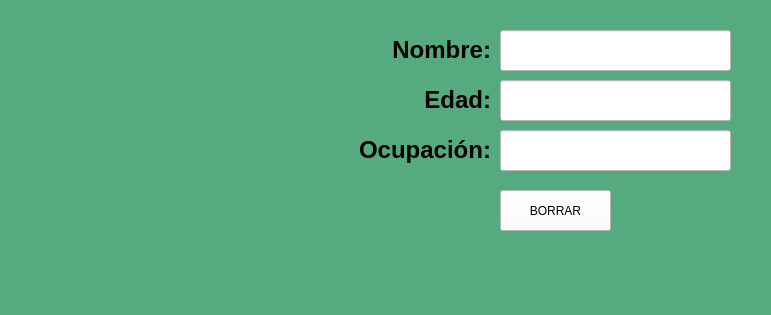
<?xml version="1.0" encoding="UTF-8"?>
<ui version="4.0">
 <class>MainWindow</class>
 <widget class="QMainWindow" name="MainWindow">
  <property name="geometry">
   <rect>
    <x>0</x>
    <y>0</y>
    <width>771</width>
    <height>315</height>
   </rect>
  </property>
  <property name="windowTitle">
   <string>MainWindow</string>
  </property>
  <property name="styleSheet">
   <string notr="true">background-color: rgb(85, 170, 127);</string>
  </property>
  <widget class="QWidget" name="centralwidget">
   <widget class="QLineEdit" name="txt_Nombre">
    <property name="geometry">
     <rect>
      <x>500</x>
      <y>30</y>
      <width>231</width>
      <height>41</height>
     </rect>
    </property>
    <property name="font">
     <font>
      <pointsize>12</pointsize>
      <weight>75</weight>
      <bold>true</bold>
     </font>
    </property>
    <property name="styleSheet">
     <string notr="true">background-color: rgb(255, 255, 255);</string>
    </property>
    <property name="text">
     <string/>
    </property>
    <property name="alignment">
     <set>Qt::AlignCenter</set>
    </property>
   </widget>
   <widget class="QLabel" name="label">
    <property name="geometry">
     <rect>
      <x>350</x>
      <y>30</y>
      <width>141</width>
      <height>41</height>
     </rect>
    </property>
    <property name="text">
     <string>&lt;html&gt;&lt;head/&gt;&lt;body&gt;&lt;p align=&quot;right&quot;&gt;&lt;span style=&quot; font-size:18pt; font-weight:600;&quot;&gt;Nombre:&lt;/span&gt;&lt;/p&gt;&lt;/body&gt;&lt;/html&gt;</string>
    </property>
   </widget>
   <widget class="QLabel" name="label_2">
    <property name="geometry">
     <rect>
      <x>30</x>
      <y>10</y>
      <width>261</width>
      <height>121</height>
     </rect>
    </property>
    <property name="text">
     <string/>
    </property>
    <property name="pixmap">
     <pixmap>:/Intro/FI_LOGO.png</pixmap>
    </property>
    <property name="scaledContents">
     <bool>true</bool>
    </property>
   </widget>
   <widget class="QLabel" name="label_4">
    <property name="geometry">
     <rect>
      <x>800</x>
      <y>450</y>
      <width>221</width>
      <height>141</height>
     </rect>
    </property>
    <property name="text">
     <string/>
    </property>
    <property name="pixmap">
     <pixmap>:/Principal/vegeta.jpg</pixmap>
    </property>
    <property name="scaledContents">
     <bool>true</bool>
    </property>
   </widget>
   <widget class="QLineEdit" name="txt_Ocupacion">
    <property name="geometry">
     <rect>
      <x>500</x>
      <y>130</y>
      <width>231</width>
      <height>41</height>
     </rect>
    </property>
    <property name="font">
     <font>
      <pointsize>12</pointsize>
      <weight>75</weight>
      <bold>true</bold>
     </font>
    </property>
    <property name="styleSheet">
     <string notr="true">background-color: rgb(255, 255, 255);</string>
    </property>
    <property name="text">
     <string/>
    </property>
    <property name="alignment">
     <set>Qt::AlignCenter</set>
    </property>
   </widget>
   <widget class="QLineEdit" name="txt_Edad">
    <property name="geometry">
     <rect>
      <x>500</x>
      <y>80</y>
      <width>231</width>
      <height>41</height>
     </rect>
    </property>
    <property name="font">
     <font>
      <pointsize>12</pointsize>
      <weight>75</weight>
      <bold>true</bold>
     </font>
    </property>
    <property name="styleSheet">
     <string notr="true">background-color: rgb(255, 255, 255);

</string>
    </property>
    <property name="text">
     <string/>
    </property>
    <property name="alignment">
     <set>Qt::AlignCenter</set>
    </property>
   </widget>
   <widget class="QLabel" name="img">
    <property name="geometry">
     <rect>
      <x>30</x>
      <y>30</y>
      <width>281</width>
      <height>221</height>
     </rect>
    </property>
    <property name="text">
     <string/>
    </property>
    <property name="pixmap">
     <pixmap resource="../Recursos.qrc">:/Logos/Imagenes/WhatsApp Image 2024-02-15 at 8.48.55 PM (2).jpeg</pixmap>
    </property>
    <property name="scaledContents">
     <bool>true</bool>
    </property>
   </widget>
   <widget class="QLabel" name="label_3">
    <property name="geometry">
     <rect>
      <x>350</x>
      <y>80</y>
      <width>141</width>
      <height>41</height>
     </rect>
    </property>
    <property name="text">
     <string>&lt;html&gt;&lt;head/&gt;&lt;body&gt;&lt;p align=&quot;right&quot;&gt;&lt;span style=&quot; font-size:18pt; font-weight:600;&quot;&gt;Edad:&lt;/span&gt;&lt;/p&gt;&lt;/body&gt;&lt;/html&gt;</string>
    </property>
   </widget>
   <widget class="QLabel" name="label_6">
    <property name="geometry">
     <rect>
      <x>320</x>
      <y>130</y>
      <width>171</width>
      <height>41</height>
     </rect>
    </property>
    <property name="text">
     <string>&lt;html&gt;&lt;head/&gt;&lt;body&gt;&lt;p align=&quot;right&quot;&gt;&lt;span style=&quot; font-size:18pt; font-weight:600;&quot;&gt;Ocupación:&lt;/span&gt;&lt;/p&gt;&lt;/body&gt;&lt;/html&gt;</string>
    </property>
   </widget>
   <widget class="QPushButton" name="btn_borrar">
    <property name="geometry">
     <rect>
      <x>500</x>
      <y>190</y>
      <width>111</width>
      <height>41</height>
     </rect>
    </property>
    <property name="styleSheet">
     <string notr="true">background-color: rgb(255, 255, 255);</string>
    </property>
    <property name="text">
     <string>BORRAR</string>
    </property>
   </widget>
  </widget>
  <widget class="QMenuBar" name="menubar">
   <property name="geometry">
    <rect>
     <x>0</x>
     <y>0</y>
     <width>771</width>
     <height>21</height>
    </rect>
   </property>
  </widget>
  <widget class="QStatusBar" name="statusbar"/>
 </widget>
 <resources>
  <include location="../Recursos.qrc"/>
 </resources>
 <connections/>
</ui>
